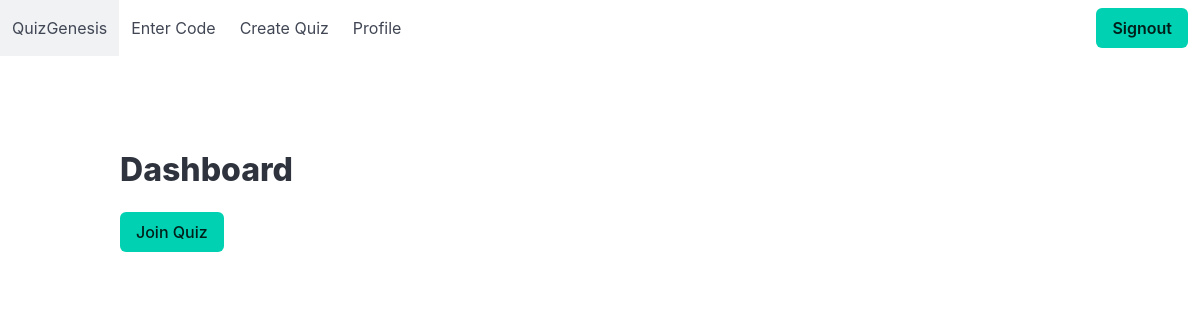
The app's page /quiz/ (signed in), older data.
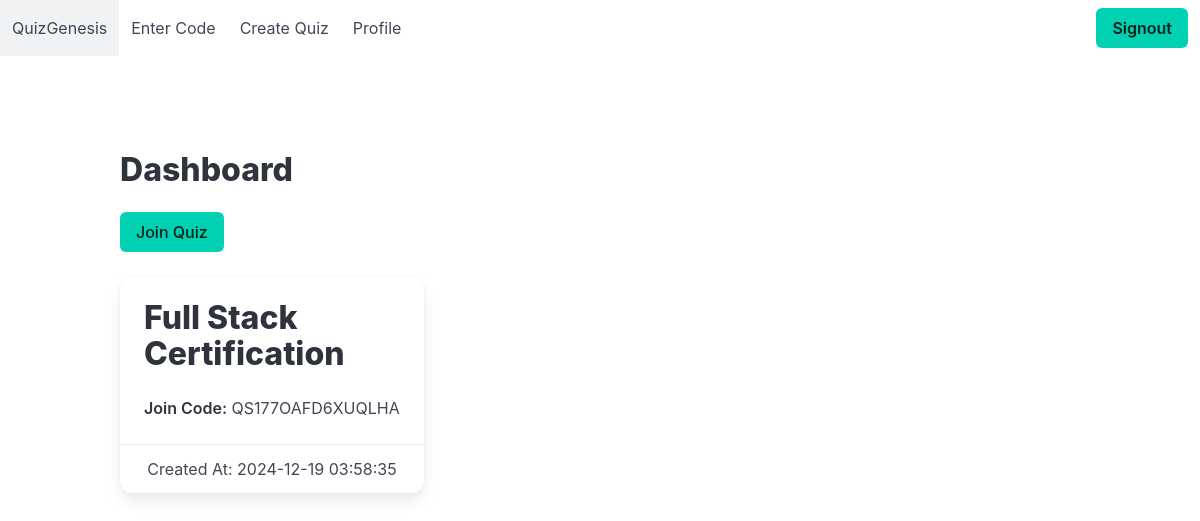
The same page, newer data.
### website/models.py (models this page shows)
class Quiz(db.Model):
  id = db.Column(db.Integer, primary_key=True, autoincrement=True)
  name = db.Column(db.String(255), nullable=False)
  join_code = db.Column(db.String(16), unique=True, nullable=False)
  creator_id = db.Column(db.Integer, db.ForeignKey('user.id'))
  created_at = db.Column(db.DateTime(timezone=True), default=func.now())

### website/quiz.py (the view)
@quiz.route('/')
@login_required
def index():
    quiz = Quiz.query.filter_by(creator_id=current_user.id).all()
    if quiz:
        print(quiz)
        print(current_user.id)
    return render_template('quiz/index.html', user=current_user, quizzes=quiz)

### website/__init__.py (called while the page is built)
def create_app():
    app = Flask(__name__)
    app.config['SECRET_KEY'] = os.getenv("SECRET_KEY") #Encrypts Cookies and Sessions
    app.config['SQLALCHEMY_DATABASE_URI'] = f'sqlite:///{os.getenv("DB_NAME")}'
    db.init_app(app)
    from .views import views
    from .auth import auth
    from .quiz import quiz
    app.register_blueprint(views, url_prefix='/')
    app.register_blueprint(auth, url_prefix='/')
    app.register_blueprint(quiz, url_prefix='/quiz')
    from .models import User, Quiz, Question, Result
    create_database(app)
    login_manager = LoginManager()
    login_manager.login_view = 'auth.login'
    login_manager.init_app(app)
    @login_manager.user_loader
    def load_user(id):
        return User.query.get(int(id))
    return app

### website/templates/quiz/index.html
{% extends 'layouts.html' %}
{% block main %}
<section class="section">
    <div class="container">
        <h1 class="title">Dashboard</h1>
        <a href="/quiz/join" class="button is-primary mb-5">Join Quiz</a>
        <div class="columns is-multiline">
            {% for quiz in quizzes %}
            <div class="column is-one-third">
                <div class="card">
                    <div class="card-content">
                        <p class="title">{{ quiz.name }}</p>
                        <p><strong>Join Code:</strong> {{ quiz.join_code }}</p>
                    </div>
                    <div class="card-footer">
                        <p class="card-footer-item">Created At: {{ quiz.created_at }}</p>
                    </div>
                </div>
            </div>
            {% endfor %}
        </div>
    </div>
</section>
{% endblock %}

### website/templates/layouts.html (shortened to what this page needs)
<!DOCTYPE html>
<html lang="en">
<head>
    <link rel="stylesheet" href="https://cdn.jsdelivr.net/npm/bulma@1.0.0/css/bulma.min.css">
</head>
<body>
    <header>
        {% include "utilities/navbar.html" %}
    </header>
    <main class="section">
        {% block main %}{% endblock %}
    </main>
</body>
</html>

### website/templates/utilities/navbar.html (shortened to what this page needs)
<nav class="navbar" role="navigation" aria-label="main navigation">
    <div class="navbar-brand">
        <a class="navbar-item" href="/">
            QuizGenesis
        </a>
    </div>
    <div id="navbarBasicExample" class="navbar-menu">
        <div class="navbar-start">
            <a class="navbar-item" href="/quiz">
                Enter Code
            </a>
            <a class="navbar-item" href="/quiz/create">
                Create Quiz
            </a>
            <a class="navbar-item" href="/view_profile">
                Profile
            </a>
        </div>
        <div class="navbar-end">
            <div class="navbar-item">
                <div class="buttons">
                    {% if user.is_authenticated: %}
                    <a class="button is-primary" href="/signout">
                        <strong>Signout</strong>
                    </a>
                    {% endif %}
                </div>
            </div>
        </div>
    </div>
</nav>

Row changes from the older to the newer data that the page shows:
added Quiz: name "Full Stack Certification", join_code "QS177OAFD6XUQLHA", created_at "2024-12-19 03:58:35"
